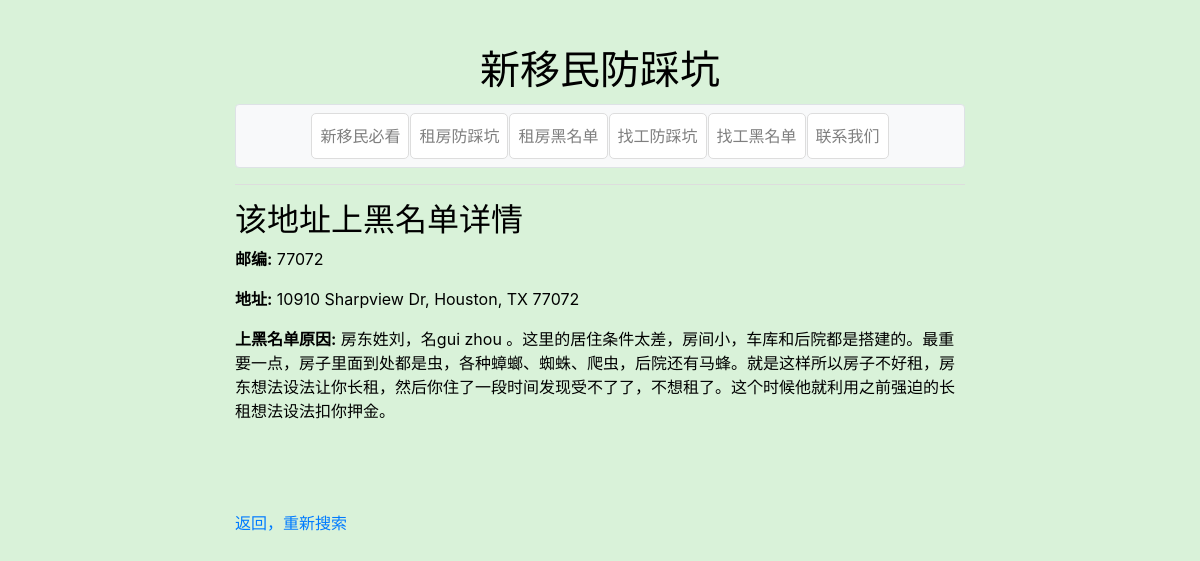
/rentDetail/10910 Sharpview Dr, Houston, TX 77072, run on the app's committed database.
### tables this page shows
CREATE TABLE "rent_info" (
	"id"	INTEGER,
	"zipcode"	TEXT NOT NULL CHECK(length("zipcode") = 5 AND "zipcode" GLOB '[0-9][0-9][0-9][0-9][0-9]'),
	"address"	TEXT NOT NULL,
	"content"	TEXT,
	PRIMARY KEY("id" AUTOINCREMENT)
);

### app/routes.py (the view)
@bp.route('/rentDetail/<address>')
def rentDetail(address):
    info = utils.get_info_rent(address)
    if info:
        return render_template('rentDetail.html', info=info)
    else:
        abort(404)

### app/utils.py (called while the page is built)
def get_db_connection():
    conn = sqlite3.connect('blacklist.db')
    conn.row_factory = sqlite3.Row
    return conn

def get_info_rent(address):
    conn = get_db_connection()
    cursor = conn.cursor()
    cursor.execute("SELECT zipcode, address, content FROM rent_info WHERE address = ?", (address,))
    info = cursor.fetchone()
    conn.close()
    return dict(info) if info else None

### app/templates/rentDetail.html (shortened to what this page needs)
{% extends "base.html" %}
{% block content %}
    <h2>该地址上黑名单详情</h2>
    <p><strong>邮编:</strong> {{ info.zipcode }}</p>
    <p><strong>地址:</strong> {{ info.address }}</p>
    <p><strong>上黑名单原因:</strong> {{ info.content }}</p>
    <br>
    <br>
    <br>
    <p><a href="{{ url_for('main.rentBlack') }}">返回，重新搜索</a></p>
{% endblock %}

### app/static/style.css (style rules this page uses)
body { background-color: #d9f2d9; margin: 0; padding-top: 20px; color: black; }

### data on the page
rent_info: zipcode "77072", address "10910 Sharpview Dr, Houston, TX 77072", content "房东姓刘，名gui zhou 。这里的居住条件太差，房间小，车库和后院都是搭建的。最重要一点，房子里面到处都是虫，各种蟑螂、蜘蛛、爬虫，后院还有马蜂。就是这样所以房子不好租，房东想法设法让你长租，然后你住了一段时间发现受不了了，不想租了。这个时候他就利用之前强迫的长租想法设法扣你押金。"
